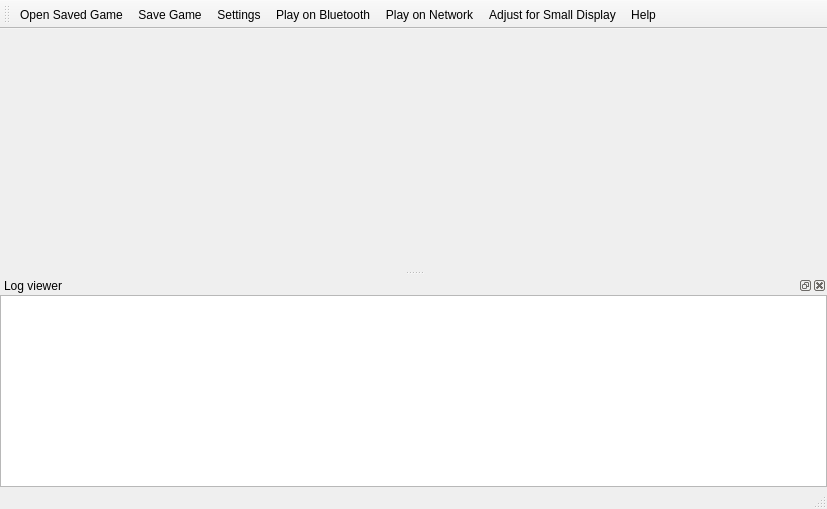
<?xml version="1.0" encoding="UTF-8"?>
<ui version="4.0">
 <class>MainWindow</class>
 <widget class="QMainWindow" name="MainWindow">
  <property name="geometry">
   <rect>
    <x>0</x>
    <y>0</y>
    <width>827</width>
    <height>509</height>
   </rect>
  </property>
  <property name="sizePolicy">
   <sizepolicy hsizetype="Preferred" vsizetype="Preferred">
    <horstretch>0</horstretch>
    <verstretch>0</verstretch>
   </sizepolicy>
  </property>
  <property name="minimumSize">
   <size>
    <width>100</width>
    <height>100</height>
   </size>
  </property>
  <property name="windowTitle">
   <string>MainWindow</string>
  </property>
  <property name="windowIcon">
   <iconset resource="res.qrc">
    <normaloff>:/resources/cursorBlackWhite.png</normaloff>:/resources/cursorBlackWhite.png</iconset>
  </property>
  <widget class="QWidget" name="centralWidget">
   <property name="minimumSize">
    <size>
     <width>50</width>
     <height>50</height>
    </size>
   </property>
   <layout class="QVBoxLayout" name="verticalLayout">
    <property name="spacing">
     <number>0</number>
    </property>
    <property name="leftMargin">
     <number>0</number>
    </property>
    <property name="topMargin">
     <number>0</number>
    </property>
    <property name="rightMargin">
     <number>0</number>
    </property>
    <property name="bottomMargin">
     <number>0</number>
    </property>
    <item>
     <layout class="QGridLayout" name="gridLayout" rowstretch="0" columnstretch="0" rowminimumheight="0">
      <property name="sizeConstraint">
       <enum>QLayout::SetMinimumSize</enum>
      </property>
      <property name="spacing">
       <number>0</number>
      </property>
     </layout>
    </item>
   </layout>
  </widget>
  <widget class="QMenuBar" name="menuBar">
   <property name="geometry">
    <rect>
     <x>0</x>
     <y>0</y>
     <width>827</width>
     <height>22</height>
    </rect>
   </property>
  </widget>
  <widget class="QToolBar" name="mainToolBar">
   <property name="iconSize">
    <size>
     <width>32</width>
     <height>32</height>
    </size>
   </property>
   <property name="toolButtonStyle">
    <enum>Qt::ToolButtonTextUnderIcon</enum>
   </property>
   <attribute name="toolBarArea">
    <enum>TopToolBarArea</enum>
   </attribute>
   <attribute name="toolBarBreak">
    <bool>false</bool>
   </attribute>
   <addaction name="actionOpen_Saved_Game"/>
   <addaction name="actionSave_Game"/>
   <addaction name="actionSettings"/>
   <addaction name="actionPlay_on_Bluetooth"/>
   <addaction name="actionPlay_on_Network"/>
   <addaction name="actionAdjust_for_Small_Display"/>
   <addaction name="actionHelp"/>
  </widget>
  <widget class="QStatusBar" name="statusBar"/>
  <widget class="QDockWidget" name="dockWidget">
   <property name="windowTitle">
    <string>Log viewer</string>
   </property>
   <attribute name="dockWidgetArea">
    <number>8</number>
   </attribute>
   <widget class="QWidget" name="dockWidgetContents">
    <layout class="QHBoxLayout" name="horizontalLayout">
     <property name="spacing">
      <number>0</number>
     </property>
     <property name="leftMargin">
      <number>0</number>
     </property>
     <property name="topMargin">
      <number>0</number>
     </property>
     <property name="rightMargin">
      <number>0</number>
     </property>
     <property name="bottomMargin">
      <number>0</number>
     </property>
     <item>
      <widget class="QPlainTextEdit" name="logView">
       <property name="font">
        <font>
         <family>Liberation Mono</family>
        </font>
       </property>
      </widget>
     </item>
    </layout>
   </widget>
  </widget>
  <action name="actionSettings">
   <property name="icon">
    <iconset resource="res.qrc">
     <normaloff>:/resources/oxygen-icons/preferences-other.svg</normaloff>:/resources/oxygen-icons/preferences-other.svg</iconset>
   </property>
   <property name="text">
    <string>Settings</string>
   </property>
  </action>
  <action name="actionSave_Game">
   <property name="icon">
    <iconset resource="res.qrc">
     <normaloff>:/resources/oxygen-icons/document-save.svg</normaloff>:/resources/oxygen-icons/document-save.svg</iconset>
   </property>
   <property name="text">
    <string>Save Game</string>
   </property>
  </action>
  <action name="actionOpen_Saved_Game">
   <property name="icon">
    <iconset resource="res.qrc">
     <normaloff>:/resources/oxygen-icons/open-saved-game--folder-open.svg</normaloff>:/resources/oxygen-icons/open-saved-game--folder-open.svg</iconset>
   </property>
   <property name="text">
    <string>Open Saved Game</string>
   </property>
  </action>
  <action name="actionPlay_on_Bluetooth">
   <property name="icon">
    <iconset resource="res.qrc">
     <normaloff>:/resources/oxygen-icons/preferences-system-bluetooth.svg</normaloff>:/resources/oxygen-icons/preferences-system-bluetooth.svg</iconset>
   </property>
   <property name="text">
    <string>Play on Bluetooth</string>
   </property>
   <property name="toolTip">
    <string>Play a Game on Bluetooth</string>
   </property>
  </action>
  <action name="actionPlay_on_Network">
   <property name="icon">
    <iconset resource="res.qrc">
     <normaloff>:/resources/oxygen-icons/playerNetwork--network-wired.svg</normaloff>:/resources/oxygen-icons/playerNetwork--network-wired.svg</iconset>
   </property>
   <property name="text">
    <string>Play on Network</string>
   </property>
  </action>
  <action name="actionHelp">
   <property name="icon">
    <iconset resource="res.qrc">
     <normaloff>:/resources/oxygen-icons/system-help.svg</normaloff>:/resources/oxygen-icons/system-help.svg</iconset>
   </property>
   <property name="text">
    <string>Help</string>
   </property>
  </action>
  <action name="actionAdjust_for_Small_Display">
   <property name="icon">
    <iconset resource="res.qrc">
     <normaloff>:/resources/oxygen-icons/phone.svg</normaloff>:/resources/oxygen-icons/phone.svg</iconset>
   </property>
   <property name="text">
    <string>Adjust for Small Display</string>
   </property>
   <property name="toolTip">
    <string>Optimise the game for a small resolution</string>
   </property>
  </action>
  <action name="actionAbout">
   <property name="icon">
    <iconset resource="res.qrc">
     <normaloff>:/resources/oxygen-icons/dialog-information.svg</normaloff>:/resources/oxygen-icons/dialog-information.svg</iconset>
   </property>
   <property name="text">
    <string>About</string>
   </property>
  </action>
  <action name="actionDebug_BT">
   <property name="icon">
    <iconset resource="res.qrc">
     <normaloff>:/resources/oxygen-icons/kbugbuster.svg</normaloff>:/resources/oxygen-icons/kbugbuster.svg</iconset>
   </property>
   <property name="text">
    <string>Debug BT</string>
   </property>
  </action>
  <action name="actionShow_Log_Viewer">
   <property name="checkable">
    <bool>true</bool>
   </property>
   <property name="text">
    <string>Show Log Viewer</string>
   </property>
  </action>
 </widget>
 <layoutdefault spacing="6" margin="11"/>
 <resources>
  <include location="res.qrc"/>
 </resources>
 <connections/>
</ui>
